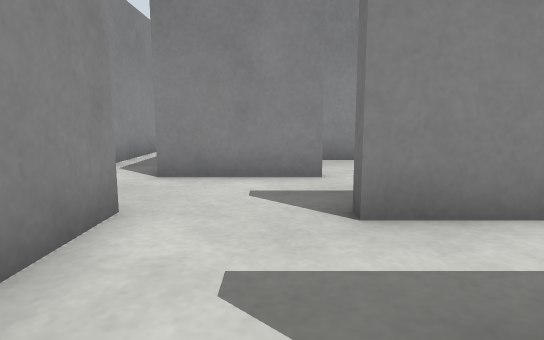
view 1 (above)

21 first-person views from a walk through a robot-simulator world made for Gazebo. The camera is 0.5 m above the floor, tilts 8° down and sees 75° across. The floor is counted in squares, 0.5 m on a side. Each view is taken from the middle of a square. On the plan, view 1 faces up. The plan holds only what a view shows up to about 13 squares ahead; the rest is blank.

view 2
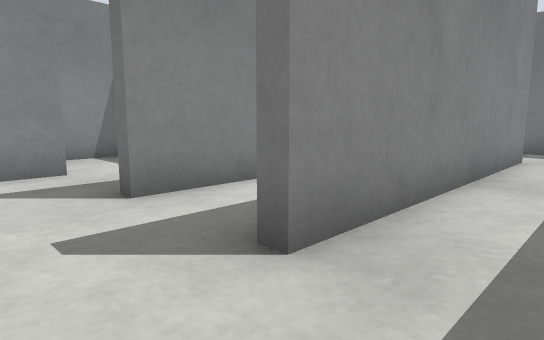

view 3
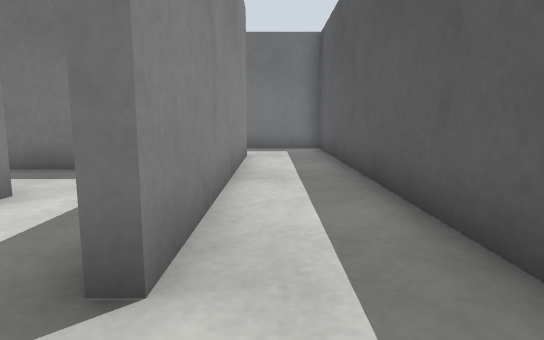

view 4
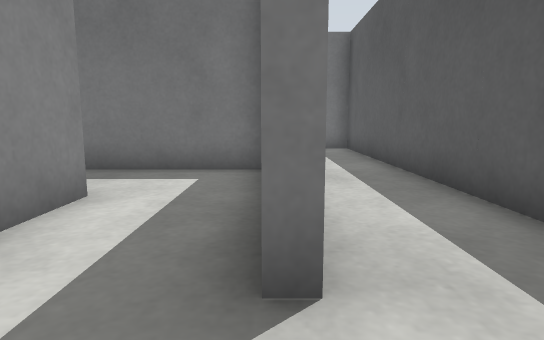

view 5
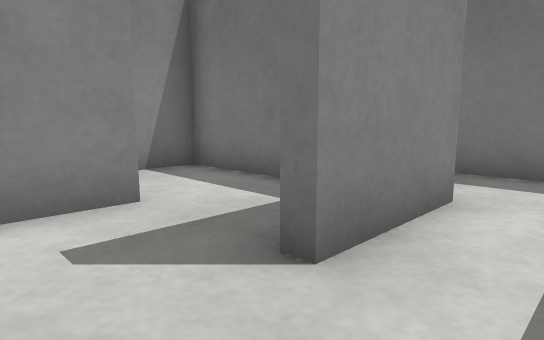

view 6
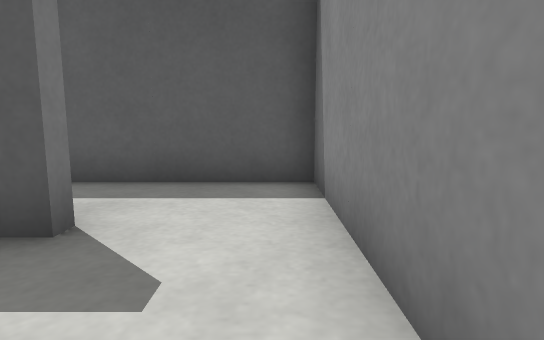

view 7
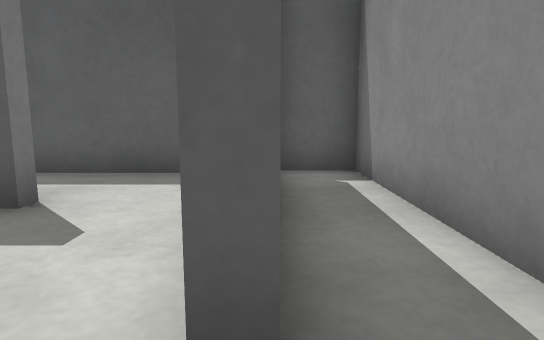

view 8
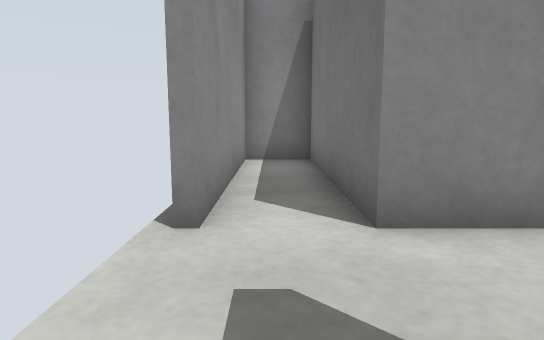

view 9
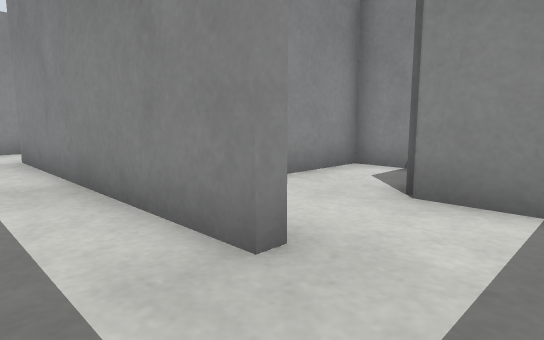

view 10
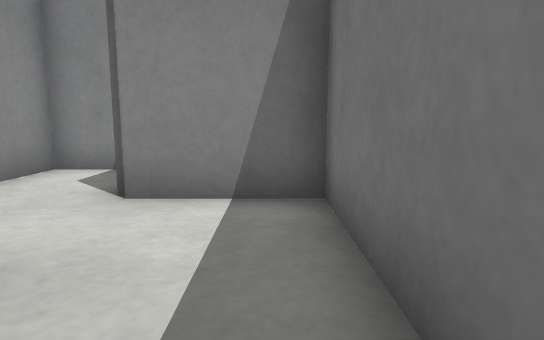

view 11
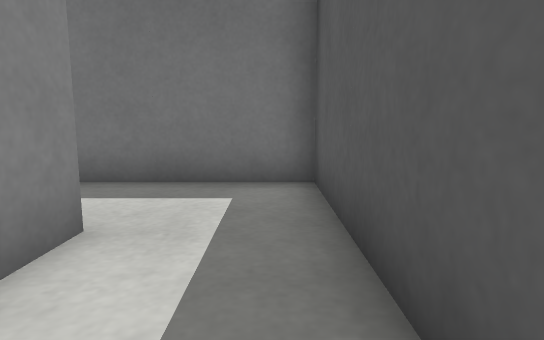

view 12
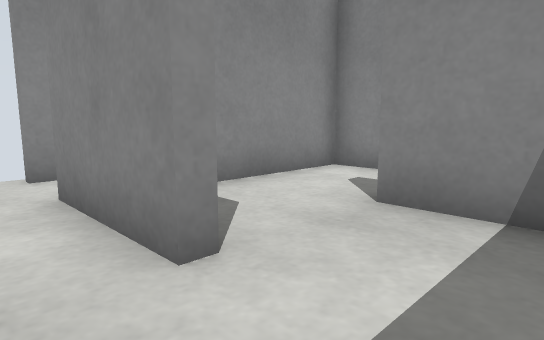

view 13
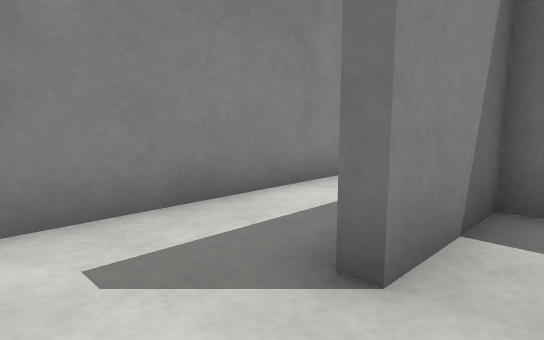

view 14
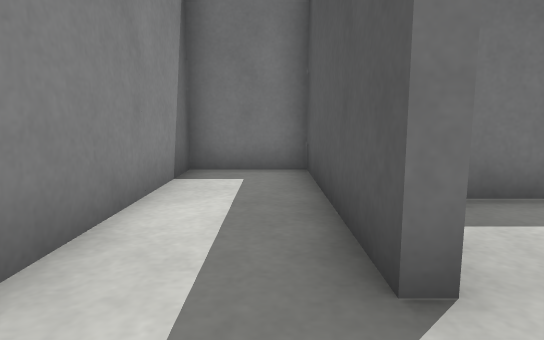

view 15
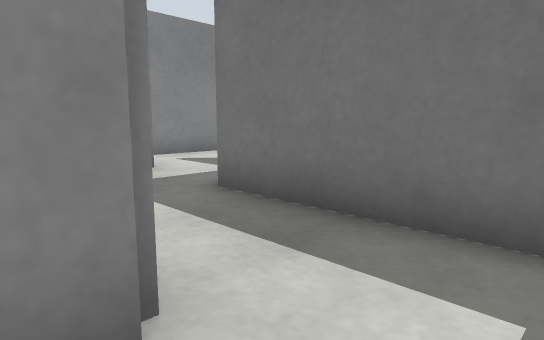

view 16
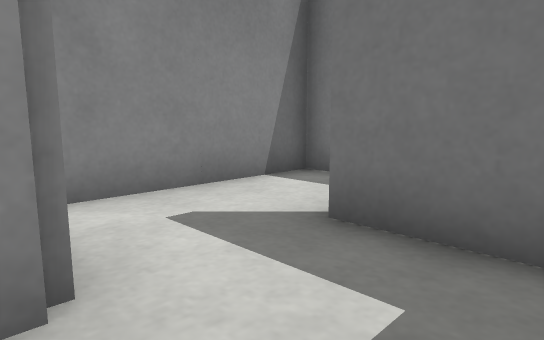

view 17
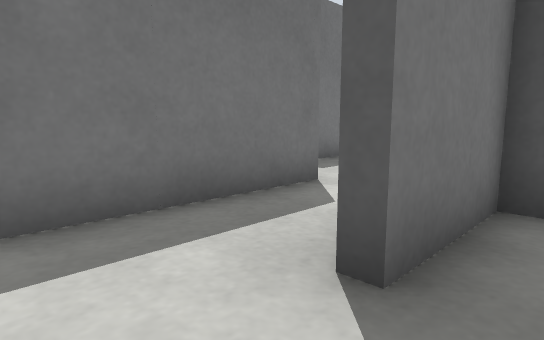

view 18
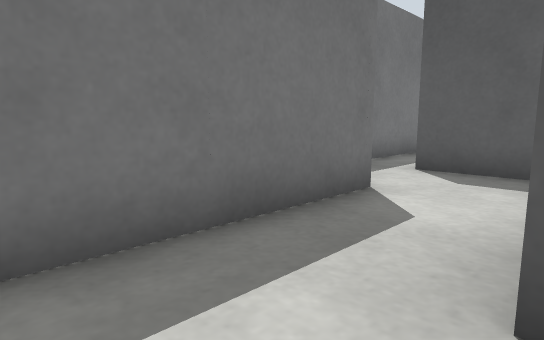

view 19
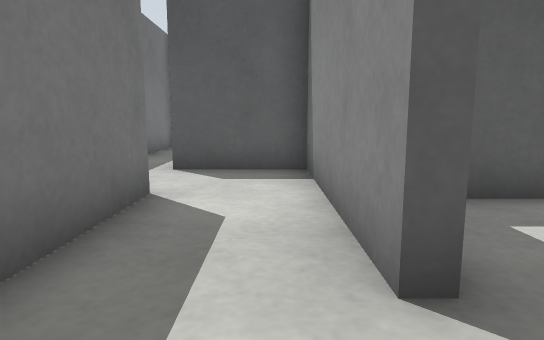

view 20
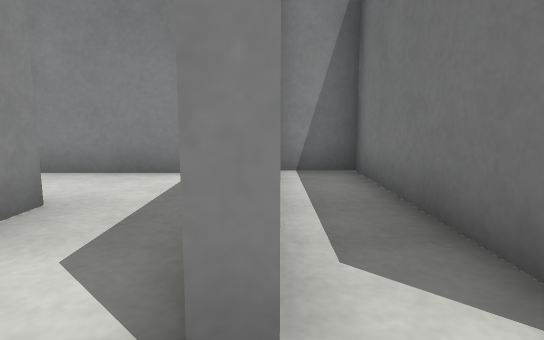

view 21
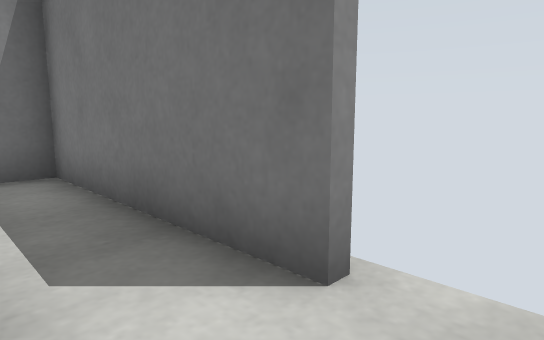

### Floor plan
Points are (right, up) in squares from view 1. A wall is a line through its corners. A room is listed if a view was taken in it or the views show most of it. See-through windows are left out.
Room 1 (views 1, 2, 3, 4, 9, 10, 11)
walls: (9.1, 0.7) (0.9, 0.7) (0.9, 1.1); (-1.7, 1.5) (-1.7, -1.7) (11.7, -1.7) (11.7, 0.5)
ways out: opening at (-0.5, 1) to room 2; opening at (10.5, 1) to room 10
Room 2 (views 5, 6, 7, 12, 15)
walls: (3.8, 3.5) (0.9, 3.5) (0.9, 3.9); (0.9, 1.1) (1.4, 1.1); (0.9, 6.2) (-2, 6.2); (-1.7, 3.8) (-1.7, 1.5); (6.2, 1.1) (6.2, 6.4)
low walls: (-2.1, 3.8) (-1.7, 3.8)
ways out: opening at (-0.5, 1) to room 1; opening at (-2, 4.5) to room 3; opening at (2, 6) to room 4; opening at (6, 7.5) to room 6
Room 3 (view 8)
walls: (-2, 6.2) (-2, 12) (-3.7, 12) (-3.7, 6.1); (-3.7, 3) (-3.7, -2) (-2.1, -2)
ways out: opening at (-2, 4.5) to room 2
Room 4 (view 13)
walls: (0.9, 6.6) (0.9, 6.2); (3.5, 6.2) (3.5, 8.9) (0.9, 8.9)
ways out: opening at (2, 6) to room 2; opening at (-0.5, 9) to room 5
Room 5 (view 14)
walls: (0.9, 8.9) (0.9, 9.3) (6.2, 9.3) (6.2, 11.7) (-1.7, 11.7) (-1.7, 8.4)
ways out: opening at (-0.5, 9) to room 4
Room 6 (view 16)
walls: (6.5, 6.5) (8.9, 6.5) (8.9, 9.1)
ways out: opening at (6, 7.5) to room 2; opening at (7.5, 9) to room 7
Room 7 (view 17)
walls: (8.6, 11.7) (7.1, 11.7)
ways out: opening at (7.5, 9) to room 6; opening at (9, 10.5) to room 8
Room 8 (views 18, 19)
walls: (8.9, 9.1) (9.3, 9.1) (9.3, 3.8) (12.1, 3.8); (11.7, 6.2) (11.7, 11.7) (8.6, 11.7)
ways out: opening at (9, 10.5) to room 7; opening at (12, 5.5) to room 9
Room 9 (views 20, 21)
walls: (13.7, 6.1) (13.7, 12) (12.1, 12); (13.7, -2.1) (13.7, 3.6)
low walls: (12.1, 6.2) (11.7, 6.2)
ways out: opening at (12, 5.5) to room 8
Room 10 (no view inside)
walls: (9.1, 1.1) (9.1, 0.7); (11.7, 0.5) (11.7, 3.5) (9, 3.5)
ways out: opening at (10.5, 1) to room 1; opening at (9, 2.5) to room 11
Room 11 (no view inside)
walls: (7.9, 6.2) (6.5, 6.2) (6.5, 3.8)
ways out: opening at (9, 2.5) to room 10

Positions as (right, up) in squares from view 1, and headings:
1: (0, 0), facing up
2: (-1, -1), facing up-right
3: (-1, 0), facing right
4: (-1, 1), facing right
5: (-1, 2), facing up-right
6: (-1, 4), facing down
7: (-2, 5), facing down
8: (-3, 3), facing up
9: (11, -1), facing up-left
10: (11, -1), facing up
11: (6, -1), facing right
12: (3, 5), facing up-left
13: (-1, 8), facing up-right
14: (-1, 10), facing right
15: (3, 2), facing up-right
16: (6, 7), facing up-right
17: (8, 11), facing down-right
18: (9, 11), facing down-right
19: (10, 11), facing down
20: (12, 5), facing up
21: (12, 5), facing up-right
